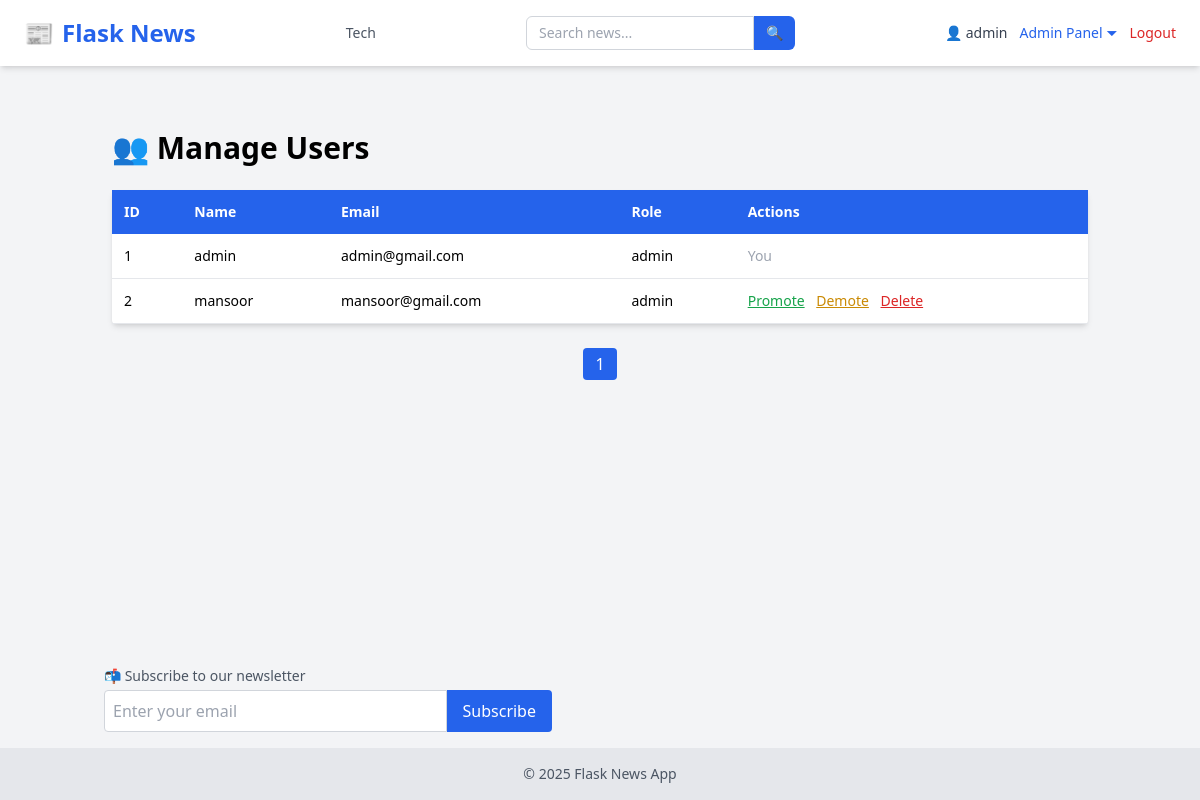
The page /admin/manage-users (signed in) on the database as committed earlier.
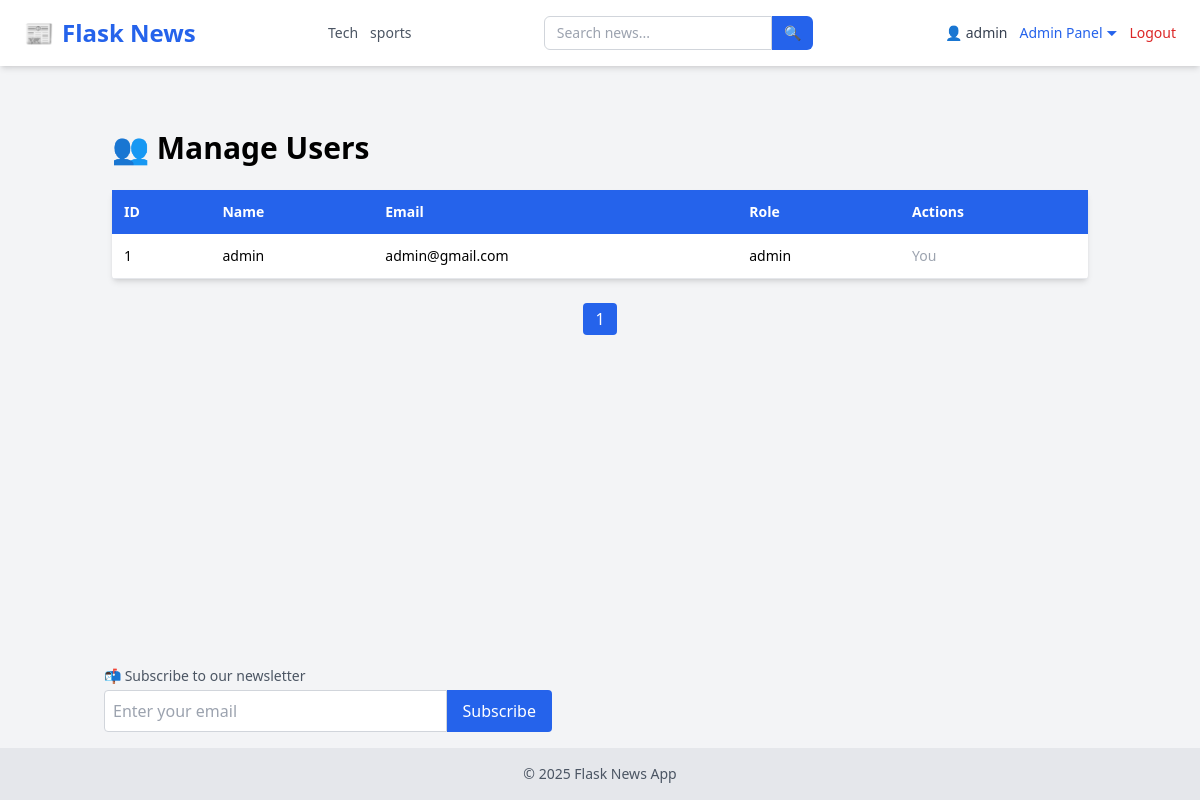
The same page on the database as committed later.
### tables this page shows
CREATE TABLE categories (
            id INTEGER PRIMARY KEY AUTOINCREMENT,
            name TEXT UNIQUE NOT NULL
        );

CREATE TABLE users (
            id INTEGER PRIMARY KEY AUTOINCREMENT,
            username TEXT NOT NULL,
            email TEXT UNIQUE NOT NULL,
            password TEXT NOT NULL,
            role TEXT DEFAULT 'user'
        );

### app/admin_routes.py (the view)
@admin.route('/admin/manage-users')
@login_required
@admin_only
def manage_users():
    page = int(request.args.get('page', 1))
    per_page = 10  # Users per page
    offset = (page - 1) * per_page
    conn = sqlite3.connect(current_app.config['DATABASE'])
    c = conn.cursor()
    c.execute("SELECT id, username, email, role FROM users LIMIT ? OFFSET ?", (per_page, offset))
    users = c.fetchall()
    c.execute("SELECT COUNT(*) FROM users")
    total_users = c.fetchone()[0]
    conn.close()
    total_pages = (total_users + per_page - 1) // per_page
    return render_template(
        'admin/users.html',
        users=users,
        page=page,
        total_pages=total_pages
    )

### app/__init__.py (called while the page is built)
def create_app():
    app = Flask(__name__, instance_relative_config=True)
    app.config.from_object('config.Config')
    from app.routes import main
    app.register_blueprint(main)
    from app.admin_routes import admin
    app.register_blueprint(admin)
    from app.user_routes import user
    app.register_blueprint(user)
    init_db(app)
    login_manager.init_app(app)
    @login_manager.user_loader
    def user_loader(user_id):
        return load_user(user_id)
    @app.context_processor
    def inject_now():
        return {'now': datetime.now}
    @app.context_processor
    def inject_categories():
        conn = sqlite3.connect(current_app.config['DATABASE'])
        c = conn.cursor()
        c.execute("SELECT id, name FROM categories ORDER BY name ASC")
        categories = c.fetchall()
        conn.close()
        return {'categories': categories}
    return app

### app/models.py (called while the page is built)
def load_user(user_id):
    conn = sqlite3.connect(current_app.config['DATABASE'])
    c = conn.cursor()
    c.execute("SELECT id, username,email, role FROM users WHERE id = ?", (user_id,))
    row = c.fetchone()
    conn.close()
    if row:
        return User(*row)
    return None

### app/templates/admin/users.html (shortened to what this page needs)
{% extends "layout.html" %} {% block title %}User Management{% endblock %} {%
block content %}
<div class="max-w-5xl mx-auto py-10">
  <h1 class="text-3xl font-bold mb-6">👥 Manage Users</h1>
  <table class="w-full bg-white shadow-md rounded text-sm text-left">
    <thead class="bg-blue-600 text-white">
      <tr>
        <th class="p-3">ID</th>
        <th class="p-3">Name</th>
        <th class="p-3">Email</th>
        <th class="p-3">Role</th>
        <th class="p-3">Actions</th>
      </tr>
    </thead>
    <tbody>
      {% for u in users %}
      <tr class="border-b hover:bg-gray-50">
        <td class="p-3">{{ u[0] }}</td>
        <td class="p-3">{{ u[1] }}</td>
        <td class="p-3">{{ u[2] }}</td>
        <td class="p-3">{{ u[3] }}</td>
        <td class="p-3 space-x-2">
          {% if u[0] != current_user.id %}
          <a
            href="{{ url_for('admin.promote_user', user_id=u[0]) }}"
            class="text-green-600 underline"
            >Promote</a
          >
          <a
            href="{{ url_for('admin.demote_user', user_id=u[0]) }}"
            class="text-yellow-600 underline"
            >Demote</a
          >
          <a
            href="{{ url_for('admin.delete_user', user_id=u[0]) }}"
            class="text-red-600 underline"
            onclick="return confirm('Are you sure?')"
            >Delete</a
          >
          {% else %}
          <span class="text-gray-400">You</span>
          {% endif %}
        </td>
      </tr>
      {% endfor %}
    </tbody>
  </table>
  <div class="mt-6 flex justify-center space-x-2">
     {% for p in range(1, total_pages + 1) %}
    <a
      href="{{ url_for('admin.manage_users', page=p) }}"
      class="px-3 py-1 rounded {{ 'bg-blue-600 text-white' if p == page else 'bg-gray-200 hover:bg-gray-300' }}"
    >
      {{ p }}
    </a>
    {% endfor %}
  </div>
</div>
{% endblock %}

### app/templates/layout.html (shortened to what this page needs)
<!DOCTYPE html>
<html lang="en">
  <head>
    <script src="https://cdn.tailwindcss.com"></script>
    <link
      rel="stylesheet"
      href="https://cdnjs.cloudflare.com/ajax/libs/font-awesome/6.4.0/css/all.min.css"
    />
  </head>
  <body class="bg-gray-100 min-h-screen flex flex-col">
    <nav
      class="bg-white shadow-md px-6 py-4 flex flex-wrap md:flex-nowrap justify-between items-center"
    >
      <a
        href="/"
        class="text-2xl font-extrabold text-blue-600 flex items-center gap-2"
      >
        📰 <span>Flask News</span>
      </a>
      <div
        class="flex flex-wrap justify-center gap-3 mt-4 md:mt-0 md:ml-6 text-sm text-gray-600 font-medium"
      >
        {% for cat in categories %}
        <a
          href="{{ url_for('main.filter_by_category', name=cat[1]) }}"
          class="hover:text-blue-600 transition-colors"
        >
          {{ cat[1] }}
        </a>
        {% endfor %}
      </div>
      <form
        method="GET"
        action="{{ url_for('main.search') }}"
        class="flex mt-4 md:mt-0 md:ml-6"
      >
        <input
          type="text"
          name="q"
          placeholder="Search news..."
          required
          class="px-3 py-1.5 border rounded-l-md border-gray-300 focus:outline-none focus:ring focus:border-blue-500 text-sm"
        />
        <button
          type="submit"
          class="px-3 py-1.5 bg-blue-600 text-white rounded-r-md text-sm hover:bg-blue-700 transition-colors"
        >
          🔍
        </button>
      </form>
      <div
        class="flex items-center gap-3 mt-4 md:mt-0 md:ml-6 text-sm relative"
      >
        {% if current_user.is_authenticated %}
        <a href="{{ url_for('user.user_profile', email=current_user.email) }}"
          ><span class="text-gray-700">👤 {{ current_user.username }}</span></a
        >
        {% if current_user.role == 'admin' %}
        <div class="relative">
          <button
            id="adminDropdownToggle"
            class="text-blue-600 hover:underline focus:outline-none"
            onclick="toggleAdminDropdown()"
          >
            Admin Panel ⏷
          </button>
        </div>
        {% endif %}
        <a href="/logout" class="text-red-600 hover:underline">Logout</a>
        {% else %}
        <a href="/login" class="text-blue-600 hover:underline">Login</a>
        <a href="/register" class="text-blue-600 hover:underline">Register</a>
        {% endif %}
      </div>
    </nav>
    <main class="flex-grow container mx-auto p-6">
       {% block content %}{% endblock %}
    </main>
    <div class="container mx-auto mb-4 px-4">
      <form action="{{ url_for('user.subscribe') }}" method="POST" class="mt-4">
        <label class="block text-sm text-gray-600 mb-1"
          >📬 Subscribe to our newsletter</label
        >
        <div class="flex max-w-md">
          <input
            type="email"
            name="email"
            required
            placeholder="Enter your email"
            class="w-full p-2 rounded-l border border-gray-300"
          />
          <button type="submit" class="bg-blue-600 text-white px-4 rounded-r">
            Subscribe
          </button>
        </div>
      </form>
    </div>
    <footer class="bg-gray-200 text-center py-4 text-sm text-gray-600">
      &copy; {{ now().year }} Flask News App
    </footer>
  </body>
</html>

Rows that differ between the two databases and show on the page:
removed users: id "2", username "mansoor", email "mansoor@gmail.com", role "admin"
added categories: name "sports"
